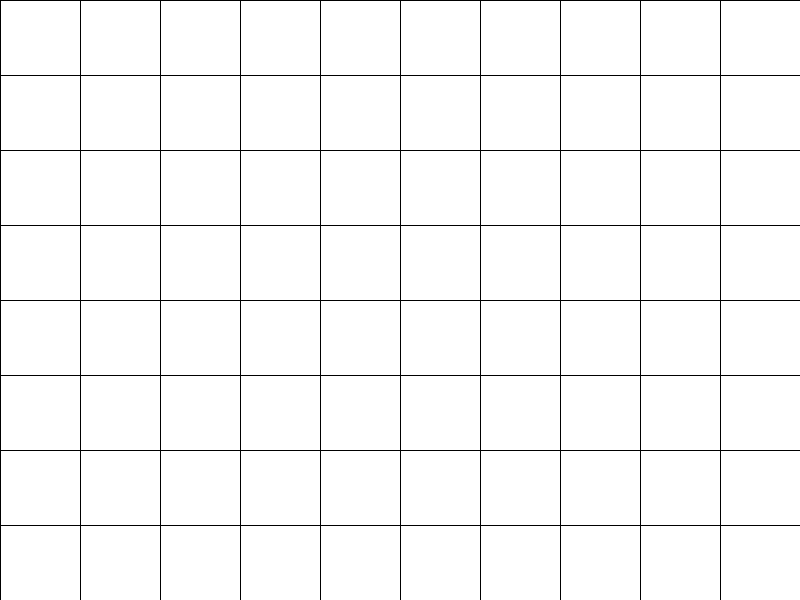
Frame 1 (no input)
Frame 60 (the mouse pressed at the canvas centre just before this capture): identical to frame 1, image omitted
Frame 120 (the mouse held since frame 60 and released just before this capture): identical to frame 1, image omitted

The Processing sketch that drew this single still picture (run headless with seeded random() and noise(); from frame 60 on, the mouse is pressed at the canvas centre):

// Processing sketch: Cuadrilla
// ── Cuadrilla.pde
int columnas=10;
int filas=8;
void setup() {
  size(800, 600);
}

void draw() {
  float sepX= width/columnas;
  float sepY= height/filas;
  for (int i=0; i<columnas; i++) {
    for (int j=0; j<filas; j++) {
      float x = i * sepX;
      float y = j * sepY;
      square(x,y,200);
    }
  }
}
